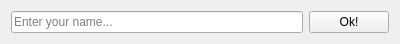
<?xml version="1.0" encoding="UTF-8"?>
<ui version="4.0">
 <class>HelloWidget</class>
 <widget class="QWidget" name="HelloWidget">
  <property name="geometry">
   <rect>
    <x>0</x>
    <y>0</y>
    <width>400</width>
    <height>42</height>
   </rect>
  </property>
  <property name="windowTitle">
   <string>Hello World!</string>
  </property>
  <layout class="QHBoxLayout" name="horizontalLayout">
   <item>
    <widget class="QLineEdit" name="theLineEdit">
     <property name="placeholderText">
      <string>Enter your name...</string>
     </property>
    </widget>
   </item>
   <item>
    <widget class="QPushButton" name="okButton">
     <property name="text">
      <string>Ok!</string>
     </property>
    </widget>
   </item>
  </layout>
 </widget>
 <resources/>
 <connections/>
</ui>
